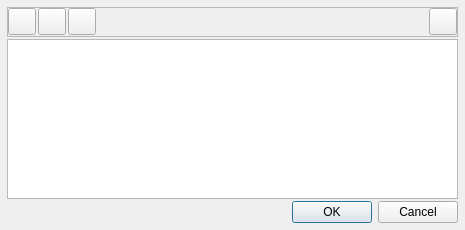
<?xml version="1.0" encoding="UTF-8"?>
<ui version="4.0">
 <class>MyFilterForm</class>
 <widget class="QWidget" name="MyFilterForm">
  <property name="geometry">
   <rect>
    <x>0</x>
    <y>0</y>
    <width>465</width>
    <height>230</height>
   </rect>
  </property>
  <property name="windowTitle">
   <string>Мастер фильтр</string>
  </property>
  <property name="windowIcon">
   <iconset resource="../../resfile/src.qrc">
    <normaloff>:/svg/master_filter-icon.svg</normaloff>:/svg/master_filter-icon.svg</iconset>
  </property>
  <layout class="QGridLayout" name="gridLayout">
   <property name="leftMargin">
    <number>7</number>
   </property>
   <property name="topMargin">
    <number>7</number>
   </property>
   <property name="rightMargin">
    <number>7</number>
   </property>
   <property name="bottomMargin">
    <number>7</number>
   </property>
   <property name="spacing">
    <number>2</number>
   </property>
   <item row="1" column="0">
    <widget class="QTreeView" name="treeView">
     <property name="styleSheet">
      <string notr="true">QAbstractItemView:item::selected{color:#fff;background-color: #4586D8;}

 QTreeView::branch:has-siblings:!adjoins-item {
	border-image: url(:/for_tree/stylesheet-vline.png) 0;
 }

 QTreeView::branch:has-siblings:adjoins-item {	
	border-image: url(:/for_tree/stylesheet-branch-more.png) 0;
 }

 QTreeView::branch:!has-children:!has-siblings:adjoins-item {	
	border-image: url(:/for_tree/stylesheet-branch-end.png) 0;
 }

 QTreeView::branch:has-children:!has-siblings:closed,
 QTreeView::branch:closed:has-children:has-siblings {
         border-image: none;	
	image: url(:/for_tree/stylesheet-branch-closed.svg);

 }

 QTreeView::branch:open:has-children:!has-siblings,
 QTreeView::branch:open:has-children:has-siblings  {
         border-image: none;         
	image: url(:/for_tree/stylesheet-branch-open.svg);
 }</string>
     </property>
     <property name="editTriggers">
      <set>QAbstractItemView::CurrentChanged|QAbstractItemView::DoubleClicked|QAbstractItemView::EditKeyPressed|QAbstractItemView::SelectedClicked</set>
     </property>
     <property name="alternatingRowColors">
      <bool>true</bool>
     </property>
     <property name="autoExpandDelay">
      <number>1</number>
     </property>
     <property name="itemsExpandable">
      <bool>true</bool>
     </property>
     <property name="expandsOnDoubleClick">
      <bool>true</bool>
     </property>
    </widget>
   </item>
   <item row="2" column="0">
    <widget class="QDialogButtonBox" name="buttonBox">
     <property name="standardButtons">
      <set>QDialogButtonBox::Cancel|QDialogButtonBox::Ok</set>
     </property>
    </widget>
   </item>
   <item row="0" column="0">
    <widget class="QFrame" name="frame">
     <property name="minimumSize">
      <size>
       <width>0</width>
       <height>30</height>
      </size>
     </property>
     <property name="maximumSize">
      <size>
       <width>16777215</width>
       <height>30</height>
      </size>
     </property>
     <property name="frameShape">
      <enum>QFrame::StyledPanel</enum>
     </property>
     <property name="frameShadow">
      <enum>QFrame::Raised</enum>
     </property>
     <layout class="QGridLayout" name="gridLayout_2">
      <property name="leftMargin">
       <number>0</number>
      </property>
      <property name="topMargin">
       <number>0</number>
      </property>
      <property name="rightMargin">
       <number>0</number>
      </property>
      <property name="bottomMargin">
       <number>0</number>
      </property>
      <property name="spacing">
       <number>2</number>
      </property>
      <item row="0" column="4">
       <widget class="QToolButton" name="clearBt">
        <property name="minimumSize">
         <size>
          <width>25</width>
          <height>25</height>
         </size>
        </property>
        <property name="text">
         <string/>
        </property>
        <property name="icon">
         <iconset resource="../../resfile/src.qrc">
          <normaloff>:/svg/trash_.svg</normaloff>:/svg/trash_.svg</iconset>
        </property>
        <property name="iconSize">
         <size>
          <width>20</width>
          <height>20</height>
         </size>
        </property>
       </widget>
      </item>
      <item row="0" column="0">
       <widget class="QToolButton" name="addBt">
        <property name="minimumSize">
         <size>
          <width>25</width>
          <height>25</height>
         </size>
        </property>
        <property name="text">
         <string/>
        </property>
        <property name="icon">
         <iconset resource="../../resfile/src.qrc">
          <normaloff>:/svg/add_filter_group_icon.svg</normaloff>:/svg/add_filter_group_icon.svg</iconset>
        </property>
        <property name="iconSize">
         <size>
          <width>20</width>
          <height>20</height>
         </size>
        </property>
       </widget>
      </item>
      <item row="0" column="2">
       <widget class="QToolButton" name="remBt">
        <property name="minimumSize">
         <size>
          <width>25</width>
          <height>25</height>
         </size>
        </property>
        <property name="text">
         <string/>
        </property>
        <property name="icon">
         <iconset resource="../../resfile/src.qrc">
          <normaloff>:/svg/minus-icon.svg</normaloff>:/svg/minus-icon.svg</iconset>
        </property>
        <property name="iconSize">
         <size>
          <width>20</width>
          <height>20</height>
         </size>
        </property>
       </widget>
      </item>
      <item row="0" column="3">
       <spacer name="horizontalSpacer">
        <property name="orientation">
         <enum>Qt::Horizontal</enum>
        </property>
        <property name="sizeHint" stdset="0">
         <size>
          <width>40</width>
          <height>20</height>
         </size>
        </property>
       </spacer>
      </item>
      <item row="0" column="1">
       <widget class="QToolButton" name="addConditionBt">
        <property name="minimumSize">
         <size>
          <width>25</width>
          <height>25</height>
         </size>
        </property>
        <property name="text">
         <string/>
        </property>
        <property name="icon">
         <iconset resource="../../resfile/src.qrc">
          <normaloff>:/svg/add_filter-icon.svg</normaloff>:/svg/add_filter-icon.svg</iconset>
        </property>
        <property name="iconSize">
         <size>
          <width>20</width>
          <height>20</height>
         </size>
        </property>
       </widget>
      </item>
     </layout>
    </widget>
   </item>
  </layout>
 </widget>
 <resources>
  <include location="../../resfile/src.qrc"/>
 </resources>
 <connections/>
</ui>
